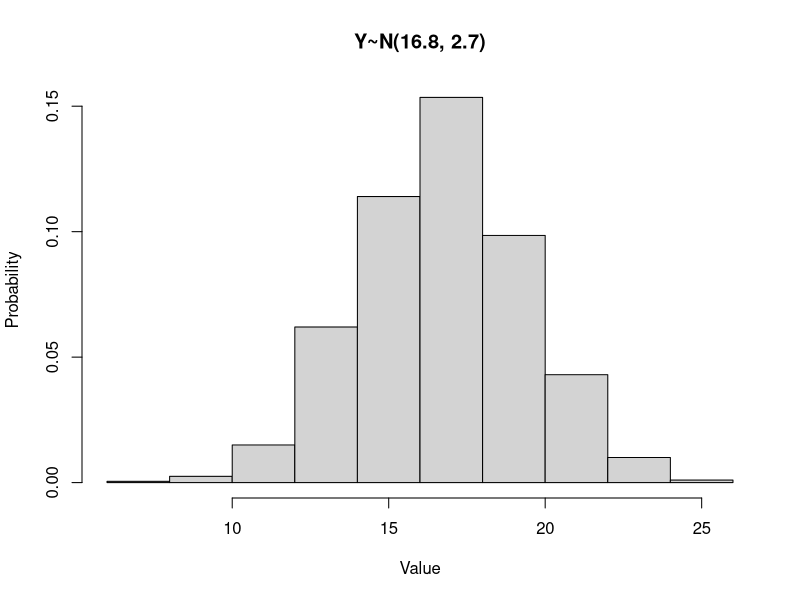
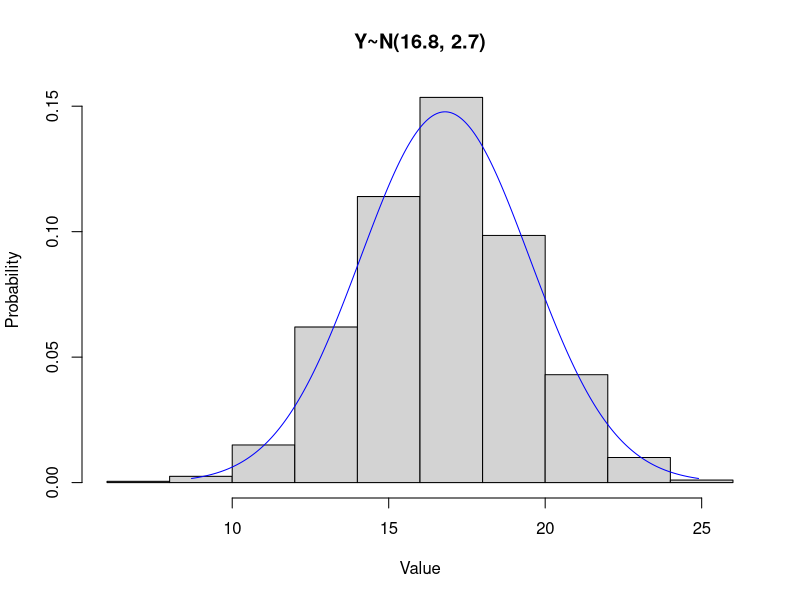
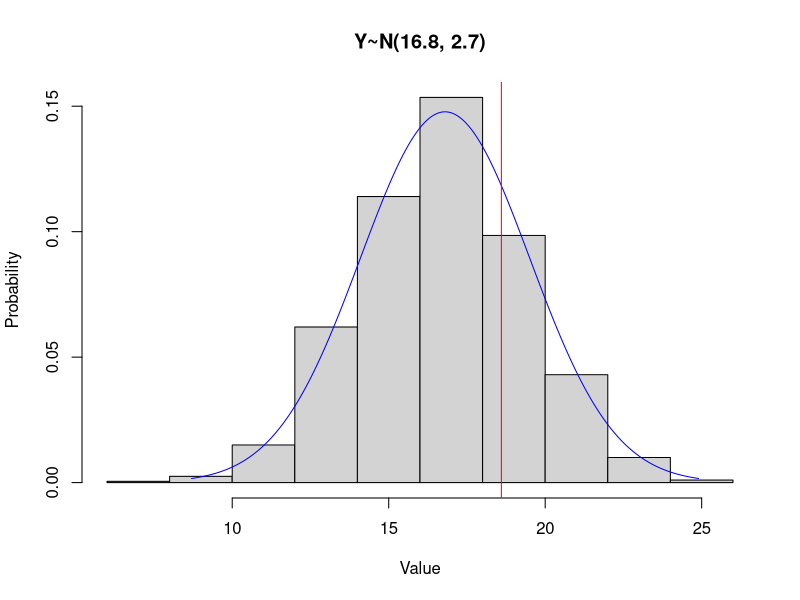
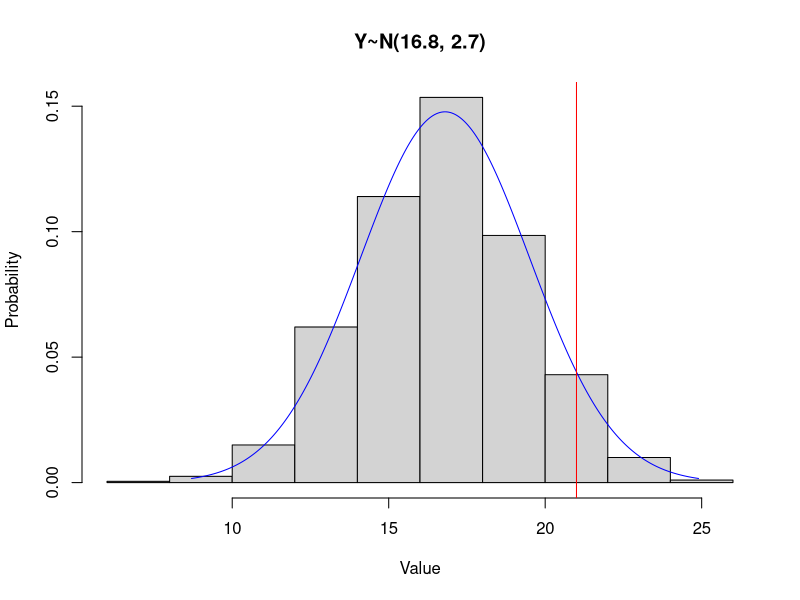
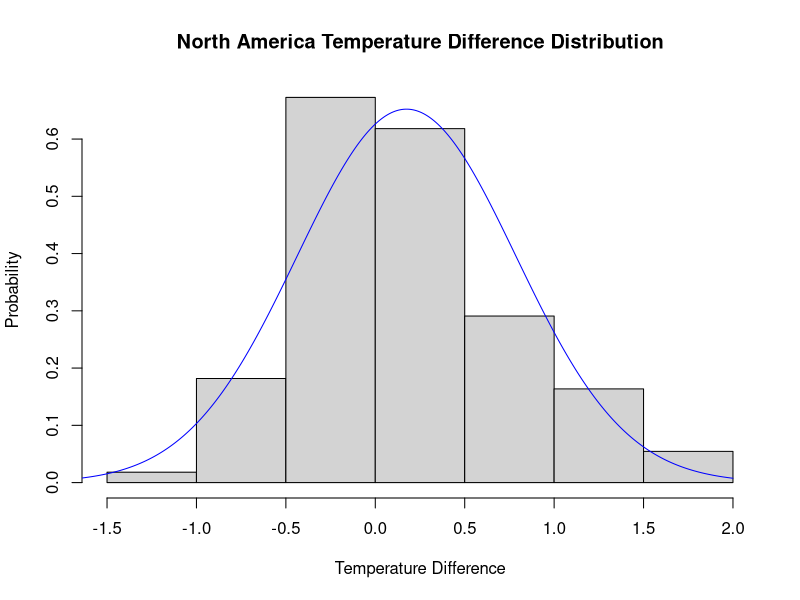
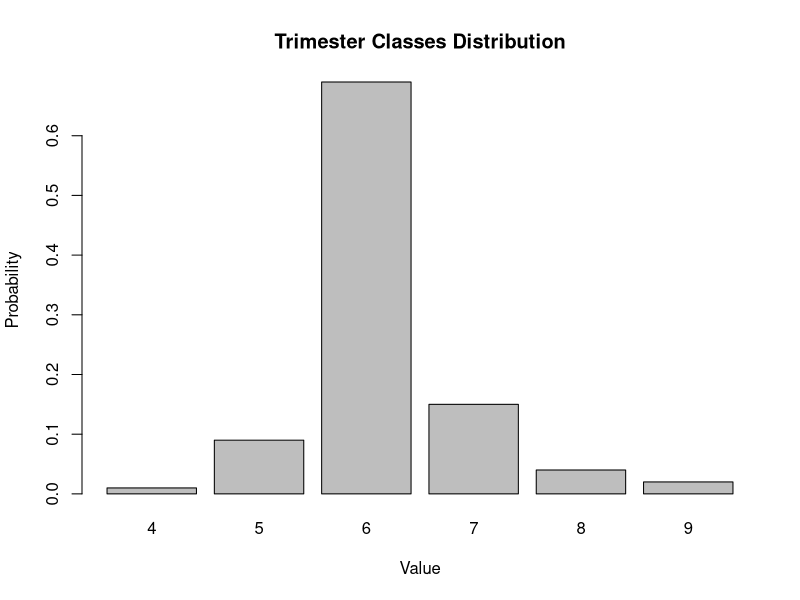
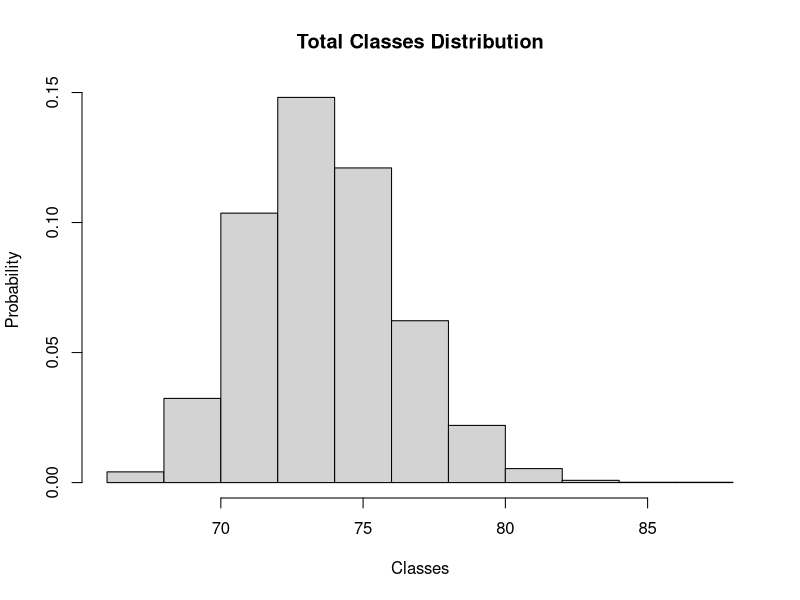
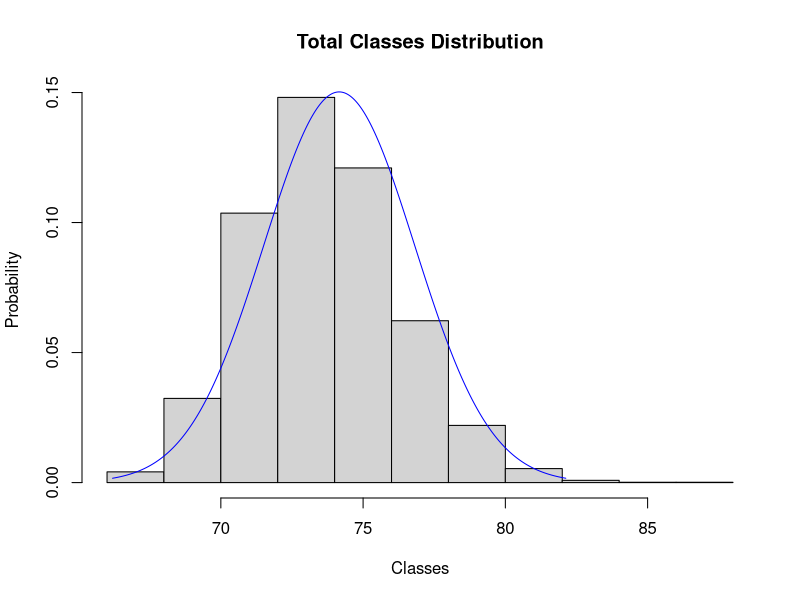

Here is the R script that generated these plots, in order:
## ---- chunk 1
knitr::opts_chunk$set(echo = TRUE)
## ---- chunk 2
(0+50)/2
(50-0)^2/12
sqrt((50-0)^2/12)
## ---- chunk 3
dunif(24.2, 0, 50)
## ---- chunk 4
punif(31, 0, 50)
## ---- chunk 5
punif(47, 0, 50) - punif(27, 0, 50)
## ---- chunk 6
vals <- runif(1000, 0, 50)
mean(vals)
var(vals)
## ---- chunk 7
vals <- rnorm(1000, 16.8, 2.7)
mean(vals)
sd(vals)
hist(vals, freq=F, main="Y~N(16.8, 2.7)", xlab="Value", ylab="Probability")
## ---- chunk 8
x <- seq(16.8 - 3 * 2.7, 16.8 + 3 * 2.7, by=0.01)
hist(vals, freq=F, main="Y~N(16.8, 2.7)", xlab="Value", ylab="Probability")
lines(x, dnorm(x, 16.8, 2.7), col="blue", type="l")
## ---- chunk 9
pnorm(18.6, 16.8, 2.7)
hist(vals, freq=F, main="Y~N(16.8, 2.7)", xlab="Value", ylab="Probability")
lines(x, dnorm(x, 16.8, 2.7), col="blue", type="l")
abline(v=18.6, col="red")
## ---- chunk 10
pnorm(21, 16.8, 2.7, lower.tail=F)
hist(vals, freq=F, main="Y~N(16.8, 2.7)", xlab="Value", ylab="Probability")
lines(x, dnorm(x, 16.8, 2.7), col="blue", type="l")
abline(v=21, col="red")
## ---- chunk 11
pnorm(20, 16.8, 2.7) - pnorm(18, 16.8, 2.7)
## ---- chunk 12
qnorm(0.85, 16.8, 2.7)
## ---- chunk 13
qnorm(0.075, 16.8, 2.7)
qnorm(0.85 + 0.075, 16.8, 2.7)
## ---- chunk 14
a <- c(-0.12,-0.39,-0.73,-0.67,-0.44,0.15,-0.69,-1.3,-0.66,-0.58,-0.44,0.3,-0.36,-0.29,-0.52,-0.21,0.02,-0.34,0.21,-0.58,0.08,0.89,-0.31,-0.42,0.36,-0.34,-0.46,0,0.55,0.24,0.34,0.52,0.31,0.19,0.48,-0.1,0.13,0.03,-0.19,-0.06,-0.63,-0.49,0.42,0.72,0.34,-0.27,-0.31,0.13,0.31,-0.16,0.09,-0.12,0.03,0.19,-0.36,-0.42,-0.41,-0.2,-0.16,-0.07,-0.27,-0.3,-0.92,0.22,-0.28,-0.3,-0.05,0.56,-0.21,-0.28,0.31,1.13,-0.57,0.1,0.11,-0.17,0.46,1.13,0.48,-0.04,0.31,0.55,0.15,0.22,0.4,0.43,-0.22,0.45,1.55,1.09,0.77,1.19,0.69,0.88,0.52,1.24,1.5,0.83,0.29,0.4,1.44,0.92,1.54,0.53,0.59,1.38,1.93,1.5,0.88,0.92)
## ---- chunk 15
temp_mean <- mean(a)
temp_sd <- sd(a)
temp_mean
temp_sd
## ---- chunk 16
x <- seq(temp_mean - 3 * temp_sd, temp_mean + 3 * temp_sd, by=0.01)
hist(a, freq=F, main="North America Temperature Difference Distribution", xlab="Temperature Difference", ylab="Probability")
lines(x, dnorm(x, temp_mean, temp_sd), col="blue", type="l")
## ---- chunk 17
pnorm(0, temp_mean, temp_sd, lower.tail=F)
## ---- chunk 18
length(a[a>0])/length(a)
## ---- chunk 19
pnorm(-1, temp_mean, temp_sd) + pnorm(1, temp_mean, temp_sd, lower.tail=F)
(length(a[-1>a]) + length(a[a>1]))/length(a)
## ---- chunk 20
x <- c(4, 5, 6, 7, 8, 9)
p <- c(0.01, 0.09, 0.69, 0.15, 0.04, 0.02)
## ---- chunk 21
barplot(p ~ x, ylab="Probability", xlab="Value", main="Trimester Classes Distribution")
## ---- chunk 22
ev <- sum(x*p)
ev
ev2 <- sum(x^2*p)
varx <- ev2-ev^2
varx

## ---- chunk 23
vals <- c()
for (j in 1:4000){
  vals[j] <- sum(sample(x, 12, prob=p, replace=T))
}
hist(vals, freq=F, ylab="Probability", xlab="Classes", main="Total Classes Distribution")
## ---- chunk 24
mean(vals)
sd(vals)
## ---- chunk 25
mean12 <- 12 * ev
sd12 <- sqrt(12) * sqrt(varx)
x <- seq(mean12 - 3 * sd12, mean12 + 3 * sd12, by=0.01)
hist(vals, freq=F, ylab="Probability", xlab="Classes", main="Total Classes Distribution")
lines(x, dnorm(x, mean12, sd12), col="blue", type="l")
